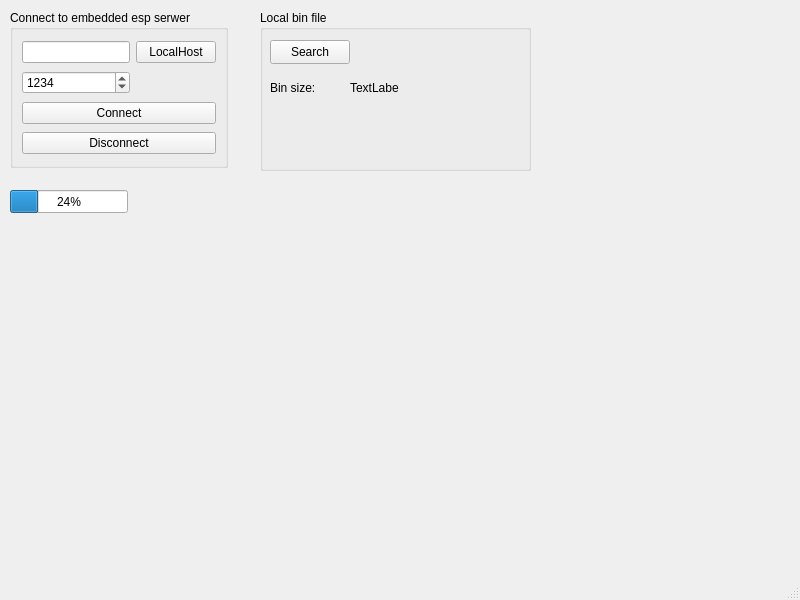
<?xml version="1.0" encoding="UTF-8"?>
<ui version="4.0">
 <class>MainWindow</class>
 <widget class="QMainWindow" name="MainWindow">
  <property name="geometry">
   <rect>
    <x>0</x>
    <y>0</y>
    <width>800</width>
    <height>600</height>
   </rect>
  </property>
  <property name="windowTitle">
   <string>MainWindow</string>
  </property>
  <widget class="QWidget" name="centralwidget">
   <widget class="QGroupBox" name="groupBox">
    <property name="geometry">
     <rect>
      <x>10</x>
      <y>10</y>
      <width>218</width>
      <height>158</height>
     </rect>
    </property>
    <property name="title">
     <string>Connect to embedded esp serwer</string>
    </property>
    <layout class="QGridLayout" name="gridLayout">
     <item row="0" column="0">
      <widget class="QLineEdit" name="lineEditIpAddress"/>
     </item>
     <item row="0" column="1">
      <widget class="QPushButton" name="pushButton_2">
       <property name="text">
        <string>LocalHost</string>
       </property>
      </widget>
     </item>
     <item row="1" column="0">
      <widget class="QSpinBox" name="spinBoxPort">
       <property name="maximum">
        <number>9999</number>
       </property>
       <property name="value">
        <number>1234</number>
       </property>
      </widget>
     </item>
     <item row="2" column="0" colspan="2">
      <widget class="QPushButton" name="pushButtonConnect">
       <property name="text">
        <string>Connect</string>
       </property>
      </widget>
     </item>
     <item row="3" column="0" colspan="2">
      <widget class="QPushButton" name="pushButtonDisconnect">
       <property name="text">
        <string>Disconnect</string>
       </property>
      </widget>
     </item>
    </layout>
   </widget>
   <widget class="QProgressBar" name="progressBarUpdate">
    <property name="geometry">
     <rect>
      <x>10</x>
      <y>190</y>
      <width>118</width>
      <height>23</height>
     </rect>
    </property>
    <property name="value">
     <number>24</number>
    </property>
   </widget>
   <widget class="QGroupBox" name="groupBox_2">
    <property name="geometry">
     <rect>
      <x>260</x>
      <y>10</y>
      <width>271</width>
      <height>161</height>
     </rect>
    </property>
    <property name="title">
     <string>Local bin file</string>
    </property>
    <widget class="QPushButton" name="pushButtonSearchBin">
     <property name="geometry">
      <rect>
       <x>10</x>
       <y>30</y>
       <width>80</width>
       <height>24</height>
      </rect>
     </property>
     <property name="text">
      <string>Search</string>
     </property>
    </widget>
    <widget class="QLabel" name="label">
     <property name="geometry">
      <rect>
       <x>10</x>
       <y>70</y>
       <width>49</width>
       <height>16</height>
      </rect>
     </property>
     <property name="text">
      <string>Bin size:</string>
     </property>
    </widget>
    <widget class="QLabel" name="label_2">
     <property name="geometry">
      <rect>
       <x>90</x>
       <y>70</y>
       <width>49</width>
       <height>16</height>
      </rect>
     </property>
     <property name="text">
      <string>TextLabel</string>
     </property>
    </widget>
   </widget>
  </widget>
  <widget class="QMenuBar" name="menubar">
   <property name="geometry">
    <rect>
     <x>0</x>
     <y>0</y>
     <width>800</width>
     <height>21</height>
    </rect>
   </property>
  </widget>
  <widget class="QStatusBar" name="statusbar"/>
 </widget>
 <resources/>
 <connections/>
</ui>
